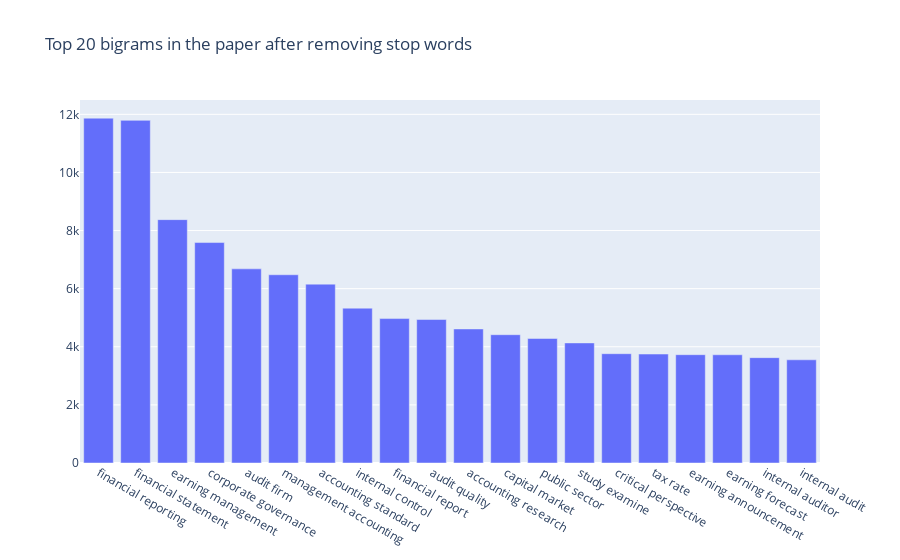

The notebook cell saved with this chart:
### Markdown cell above
## Bigrams

### Code cell
def get_top_n_bigram(corpus, n=None):
    vec = CountVectorizer(ngram_range=(2, 2), stop_words=stop_list).fit(corpus)
    bag_of_words = vec.transform(corpus)
    sum_words = bag_of_words.sum(axis=0) 
    words_freq = [(word, sum_words[0, idx]) for word, idx in vec.vocabulary_.items()]
    words_freq =sorted(words_freq, key = lambda x: x[1], reverse=True)
    return words_freq[:n]
common_words = get_top_n_bigram(dt3c['content_3'], NUM_OF_WORDS_IN_EACH_TOPIC)
df3 = pd.DataFrame(common_words, columns = ['bigram' , 'count'])

fig = go.Figure([go.Bar(x=df3['bigram'], y=df3['count'])])
fig.update_layout(title=go.layout.Title(text="Top {} bigrams in the paper after removing stop words".format(NUM_OF_WORDS_IN_EACH_TOPIC)))
fig.show()

### Figure 1 — Plotly figure (JSON) as saved in the notebook; plotly's stock layout.template omitted (floating-point values rounded to 4 significant figures)
{"data": [{"type": "bar", "x": ["financial reporting", "financial statement", "earning management", "corporate governance", "audit firm", "management accounting", "accounting standard", "internal control", "financial report", "audit quality", "accounting research", "capital market", "public sector", "study examine", "critical perspective", "tax rate", "earning announcement", "earning forecast", "internal auditor", "internal audit"], "y": [11869, 11793, 8376, 7587, 6682, 6479, 6156, 5329, 4971, 4938, 4614, 4416, 4286, 4133, 3762, 3750, 3728, 3725, 3626, 3552]}], "layout": {"title": {"text": "Top 20 bigrams in the paper after removing stop words"}}}
